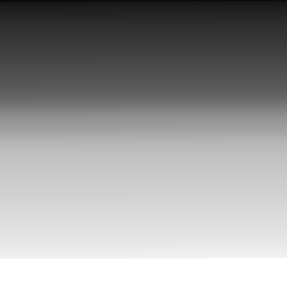
#> input picture TP1/images/img1_tp.png, 287 x 288 px
$ jupyter execute 'TP1 - Parte 2 - B&N.ipynb'   (shell and % lines are left out)
#> lines starting #> are read from the running program, lines starting #| are printed output that depends on the picture
# TP 1
## Parte 2 - B&N

1. Para las imágenes img1_tp.png y img2_tp.png leerlas con OpenCV en escala de grisas y visualizarlas.

2. Elija el numero de bins que crea conveniente y grafique su histograma, compare los histogramas entre sí.
Explicar lo que se observa, si tuviera que entrenar un modelo de clasificación/detección de imágenes,
considera que puede ser de utilidad tomar como ‘features’ a los histogramas?

[cell 1]
import cv2 as cv
import numpy as np

import matplotlib
import matplotlib.pyplot as plt
matplotlib.rcParams['figure.figsize'] = (9.0, 9.0)

## Histogramas

[cell 2]
img1 = cv.imread('images/img1_tp.png',cv.IMREAD_GRAYSCALE)
#> img1 is the input picture: shape (288, 287); min 2, max 255, mean 154.8
img2 = cv.imread('images/img2_tp.png',cv.IMREAD_GRAYSCALE)
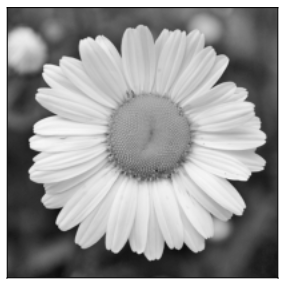
#> input picture TP1/images/img2_tp.png, 287 x 288 px
#> img2 is the input picture: shape (288, 287); min 2, max 255, mean 154.8
plt.figure(figsize=[10,4])
plt.subplot(121), plt.imshow(img1, cmap='gray'); plt.title('Imagen 1')
plt.subplot(122), plt.imshow(img2, cmap='gray'); plt.title('Imagen 2')
plt.show()
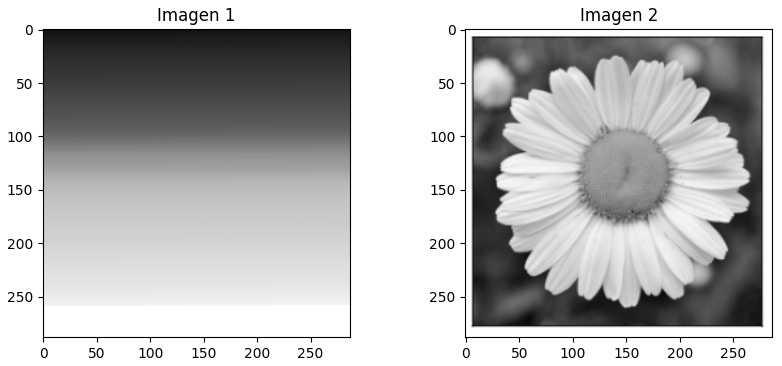
#> figure drawn by matplotlib, 2 panels


# Propuesta de número de bins a usar
bins = [256,125,50,25,10,3]

n = len(bins)
i = 1
plt.figure(figsize=[10, n * 4])

for idx, b in enumerate(bins):
    hist, bins = np.histogram(img1.ravel(),b)
    plt.subplot(n,2,i); plt.hist(bins[:-1], bins, weights=hist)
    plt.title(f'{b} Bins')

    hist, bins = np.histogram(img2.ravel(),b)
    plt.subplot(n,2,i+1); plt.hist(bins[:-1], bins, weights=hist)
    plt.title(f'{b} Bins')

    i=i+2
#> this loop made 6 passes
#> after the loop, i = 13

plt.show()
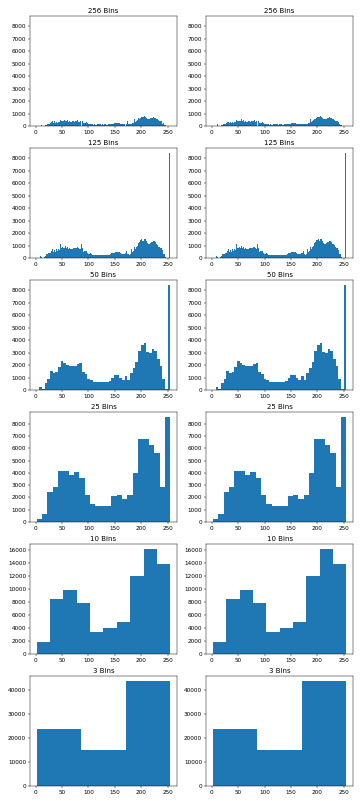
#> figure drawn by matplotlib, 12 panels; panel 1: tallest bar 8400 high, from x = 254 to 255; panel 2: tallest bar 8400 high, from x = 254 to 255; panel 3: tallest bar 8400 high, from x = 253 to 255; panel 4: tallest bar 8400 high, from x = 253 to 255
